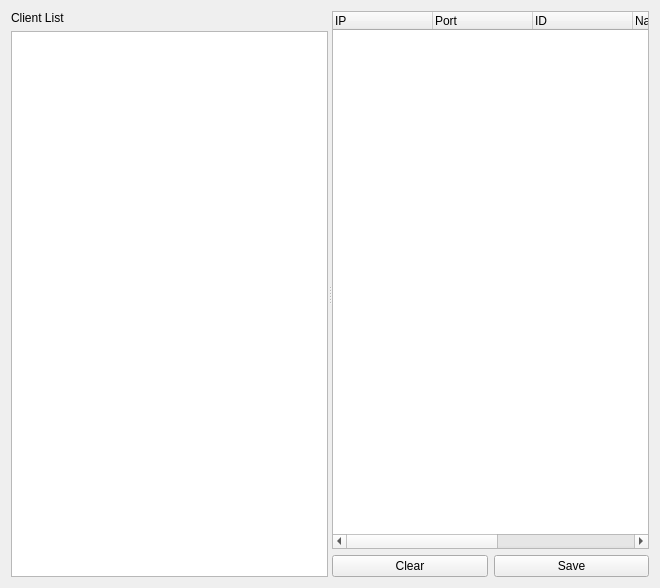
<?xml version="1.0" encoding="UTF-8"?>
<ui version="4.0">
 <class>ChatServerForm</class>
 <widget class="QWidget" name="ChatServerForm">
  <property name="geometry">
   <rect>
    <x>0</x>
    <y>0</y>
    <width>660</width>
    <height>588</height>
   </rect>
  </property>
  <property name="windowTitle">
   <string>Chatting Server</string>
  </property>
  <layout class="QHBoxLayout" name="mainLayout">
   <item>
    <widget class="QSplitter" name="splitter">
     <property name="orientation">
      <enum>Qt::Horizontal</enum>
     </property>
     <widget class="QWidget" name="layoutWidget">
      <layout class="QVBoxLayout" name="clientListVerticalLayout">
       <item>
        <widget class="QLabel" name="clientListLabel">
         <property name="text">
          <string>Client List</string>
         </property>
        </widget>
       </item>
       <item>
        <widget class="QTreeWidget" name="clientTreeWidget">
         <property name="selectionBehavior">
          <enum>QAbstractItemView::SelectItems</enum>
         </property>
         <property name="rootIsDecorated">
          <bool>false</bool>
         </property>
         <property name="headerHidden">
          <bool>true</bool>
         </property>
         <column>
          <property name="text">
           <string>Status</string>
          </property>
         </column>
         <column>
          <property name="text">
           <string>Name</string>
          </property>
         </column>
        </widget>
       </item>
       <item>
        <layout class="QHBoxLayout" name="horizontalLayout"/>
       </item>
      </layout>
     </widget>
     <widget class="QWidget" name="layoutWidget">
      <layout class="QVBoxLayout" name="messageVerticalLayout">
       <item>
        <widget class="QTreeWidget" name="messageTreeWidget">
         <property name="rootIsDecorated">
          <bool>false</bool>
         </property>
         <property name="wordWrap">
          <bool>true</bool>
         </property>
         <column>
          <property name="text">
           <string>IP</string>
          </property>
         </column>
         <column>
          <property name="text">
           <string>Port</string>
          </property>
         </column>
         <column>
          <property name="text">
           <string>ID</string>
          </property>
         </column>
         <column>
          <property name="text">
           <string>Name</string>
          </property>
         </column>
         <column>
          <property name="text">
           <string>Message</string>
          </property>
         </column>
         <column>
          <property name="text">
           <string>Time</string>
          </property>
         </column>
        </widget>
       </item>
       <item>
        <layout class="QHBoxLayout" name="messageLayout">
         <item>
          <widget class="QPushButton" name="clearPushButton">
           <property name="text">
            <string>Clear</string>
           </property>
          </widget>
         </item>
         <item>
          <widget class="QPushButton" name="savePushButton">
           <property name="text">
            <string>Save</string>
           </property>
          </widget>
         </item>
        </layout>
       </item>
      </layout>
     </widget>
    </widget>
   </item>
  </layout>
 </widget>
 <resources/>
 <connections>
  <connection>
   <sender>clearPushButton</sender>
   <signal>clicked()</signal>
   <receiver>messageTreeWidget</receiver>
   <slot>clear()</slot>
   <hints>
    <hint type="sourcelabel">
     <x>270</x>
     <y>295</y>
    </hint>
    <hint type="destinationlabel">
     <x>288</x>
     <y>195</y>
    </hint>
   </hints>
  </connection>
 </connections>
</ui>
